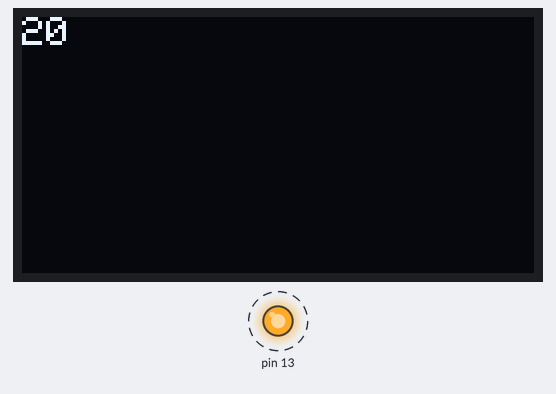
A sketch run on a simulated Arduino Uno, built with avr-gcc and run on an emulated ATmega328P. Parts: 128×64 one-colour display, output pins drawn as LEDs (lit = HIGH). Dashed ring = blinking. The display library's start-up logo is not drawn; what the sketch prints to the serial monitor is not drawn.

Above: at 21.15 s.
Timing chart, 0 to 40.0 s (numbered marks = the images above):
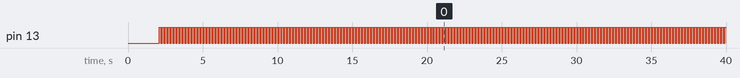

The sketch:

3_intercomm.ino.ino
```cpp
#include <SPI.h>
#include <Wire.h>
#include <Adafruit_GFX.h>
#include <Adafruit_SSD1306.h>

#define OLED_RESET 4
Adafruit_SSD1306 display(OLED_RESET);

struct mailbox {
  enum {EMPTY, FULL} state;
  unsigned long val;
} mb0 = {.state = mb0.EMPTY};

#define MAX_WAIT_FOR_TIMER 5
unsigned int waitFor(int timer, unsigned long period){
  static unsigned long waitForTimer[MAX_WAIT_FOR_TIMER];
  unsigned long newTime = micros() / period;              // numéro de la période modulo 2^32
  int delta = newTime - waitForTimer[timer];              // delta entre la période courante et celle enregistrée
  if ( delta < 0 ) delta += 1 + (0xFFFFFFFF / period);    // en cas de dépassement du nombre de périodes possibles sur 2^32
  if ( delta ) waitForTimer[timer] = newTime;             // enregistrement du nouveau numéro de période
  return delta;
}

//--------- définition de la tache Led

struct Led_st {
  int timer;                                              // numéro de timer utilisé par WaitFor
  unsigned long period;                                             // periode de clignotement
  int pin;                                                // numéro de la broche sur laquelle est la LED
  int etat;                                               // etat interne de la led
};

void setup_Led( struct Led_st * ctx, int timer, unsigned long period, byte pin) {
  ctx->timer = timer;
  ctx->period = period;
  ctx->pin = pin;
  ctx->etat = 0;
  pinMode(pin,OUTPUT);
  digitalWrite(pin, ctx->etat);
}

void loop_Led(struct Led_st * ctx) {
  if (!waitFor(ctx->timer, ctx->period)) return;          // sort s'il y a moins d'une période écoulée
  if (mb0.state == mb0.FULL) {
    ctx->period = mb0.val*100;
    mb0.state = mb0.EMPTY;
  }
  digitalWrite(ctx->pin,ctx->etat);                       // ecriture
  ctx->etat = 1 - ctx->etat;                              // changement d'état
}

//------------ definition de la tache Photo
struct Photo_st
{
  int timer;
  unsigned long period;
};

void setup_Photo(struct Photo_st *ctx, int timer, unsigned long period)
{
  ctx->timer = timer;
  ctx->period = period;
}

void loop_Photo(struct Photo_st *ctx)
{
  if (!waitFor(ctx->timer, ctx->period)) return;
  if(mb0.state == mb0.EMPTY) {
    mb0.val = analogRead(15);
    mb0.state = mb0.FULL;
  }
}

//------------- définition
struct Oled_st {
  int timer;
  unsigned long period;
  int cpt;
};

void setup_Oled(struct Oled_st *ctx, int timer, unsigned long period)
{
  display.begin(SSD1306_SWITCHCAPVCC, 0x3C);
  display.display();
  delay(2000);
  display.clearDisplay();
  display.setTextSize(1);
  display.setTextColor(WHITE);
  ctx->timer = timer;
  ctx->period = period;
  ctx->cpt = 0;
}

void loop_Oled(struct Oled_st *ctx)
{
  if(!waitFor(ctx->timer,ctx->period)) return;
  ctx->cpt += 1;
  display.setCursor(0,0);
  display.println(ctx->cpt);
  display.display();
  display.clearDisplay();
}

//--------- definition de la tache Mess

struct Mess_st {
  int timer;                                              // numéro de timer utilisé par WaitFor
  unsigned long period;                                             // periode d'affichage
  char mess[20];
} Mess_t ;

void setup_Mess(struct Mess_st * ctx, int timer, unsigned long period, const char * mess) {
  ctx->timer = timer;
  ctx->period = period;
  strcpy(ctx->mess, mess);
  Serial.begin(9600);                                     // initialisation du débit de la liaison série
}

void loop_Mess(struct Mess_st *ctx) {
  if (!(waitFor(ctx->timer,ctx->period))) return;         // sort s'il y a moins d'une période écoulée
  Serial.println(ctx->mess);                              // affichage du message
}

//--------- Déclaration des tâches

struct Led_st Led1;
struct Mess_st Mess1, Mess2;
struct Oled_st Oled;
struct Photo_st Photo;

void setup() {
  // put your setup code here, to run once:
  Serial.begin(9600);

  setup_Led(&Led1, 0, 100000, 13);                        // Led est exécutée toutes les 100ms
  setup_Mess(&Mess1, 1, 1000000, "au revoir");              // Mess est exécutée toutes les secondes
  setup_Mess(&Mess2, 2, 1500000, "merci");              // Mess est exécutée toutes les secondes
  setup_Oled(&Oled, 3, 1000000);
  setup_Photo(&Photo, 5, 500000);
}

void loop() {
  // put your main code here, to run repeatedly:

  loop_Led(&Led1);
  loop_Mess(&Mess1);
  loop_Mess(&Mess2);
  loop_Oled(&Oled);
  loop_Photo(&Photo);
}
```

Measured:
- by itself, pin 13: alternates HIGH for 0.10 s and LOW for 0.10 s
